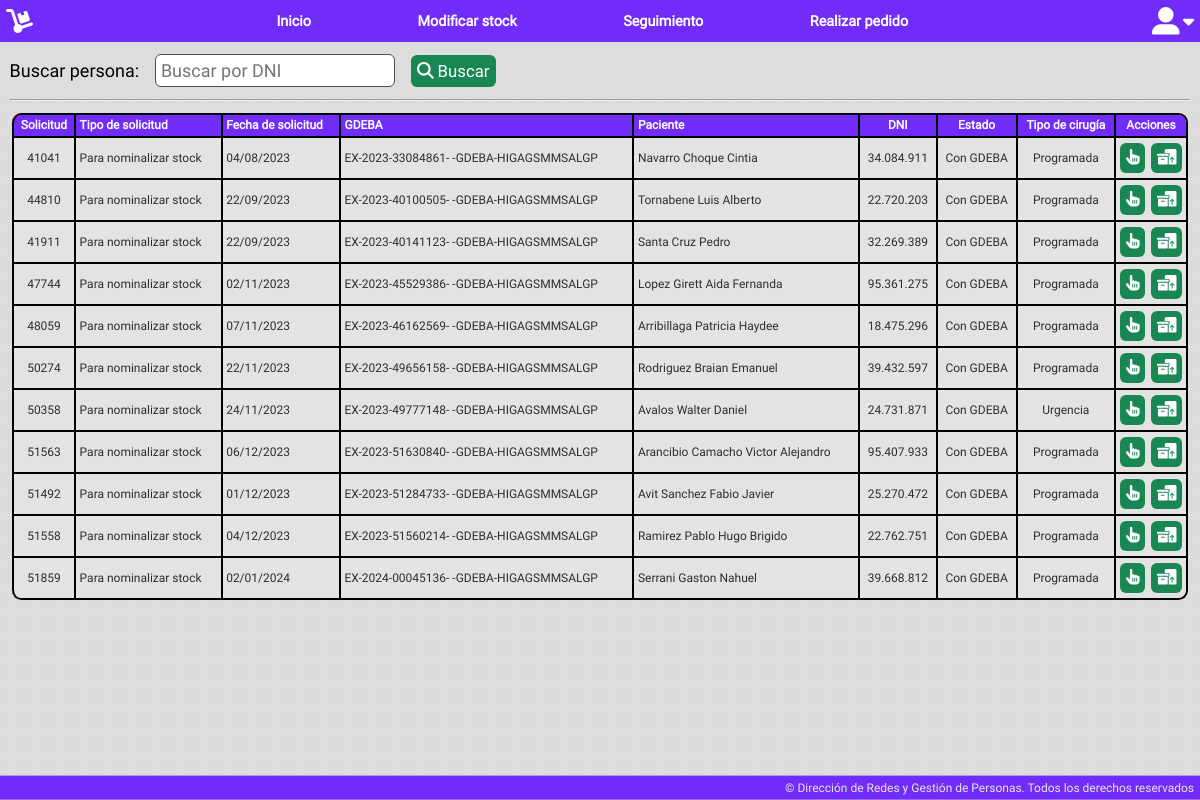
The app's page /app/search/expediente.php (signed in) with its own data.
### tables this page shows
CREATE TABLE `solicitudes` (
  `id` int(11) NOT NULL,
  `solicitud` varchar(255) NOT NULL,
  `tipo_solicitud` varchar(255) NOT NULL,
  `fecha_solicitud` date NOT NULL,
  `GDEBA` varchar(255) NOT NULL,
  `items_JSON` longtext NOT NULL CHECK (json_valid(`items_JSON`)),
  `paciente` varchar(255) NOT NULL,
  `dni` varchar(255) NOT NULL,
  `domicilio` varchar(255) NOT NULL,
  `localidad` varchar(255) NOT NULL,
  `sexo` varchar(255) NOT NULL,
  `edad` varchar(255) NOT NULL,
  `tipoDoc` varchar(255) NOT NULL,
  `telefono` varchar(255) NOT NULL,
  `estado` varchar(255) NOT NULL,
  `tipo_cirugia` varchar(255) NOT NULL,
  `fecha_perfeccionamiento` date NOT NULL,
  `sol_provision` varchar(255) NOT NULL,
  `fecha_cirugia` date NOT NULL,
  `comentarios` longtext NOT NULL,
  `nomencladores` text NOT NULL,
  `categoriascie` text NOT NULL,
  `banco` varchar(255) NOT NULL,
  `firmante` varchar(255) NOT NULL,
  `intervencion` varchar(255) NOT NULL
);

### app/search/expediente.php (the view, shortened to what this page needs)
<?php
$db = new DB();
$pdo = $db->connect();
?>
<?php include_once "../../public/layouts/bases/header.php"; ?>
<link rel="stylesheet" href="/Banco/public/css/user.css">
<link rel="stylesheet" href="/Banco/public/css/table.css">
<div class="busqueda">
    <label for="campoBusqueda">Buscar persona:</label>
    <input id="campoBusqueda" name="campoBusqueda" type="text" placeholder="Buscar por DNI" oninput="formatDNI(this)">
    <button class="btn-verde" id="btnBuscar"><i class="fa-solid fa-magnifying-glass"></i> Buscar</button>
    <hr>
</div>
<article>
    <?php
    try {
        $stmt = $pdo->prepare("SELECT i.id, i.solicitud, i.tipo_solicitud, DATE_FORMAT(i.fecha_solicitud, '%d/%m/%Y') AS fecha_solicitud, i.GDEBA, i.paciente, i.dni, i.estado, i.tipo_cirugia FROM solicitudes i WHERE i.intervencion = 'archivo' ORDER BY i.id ASC");
        $stmt->execute();
        echo '<table id="tablaBase">';
        echo '<thead>';
        echo '<tr>';
        echo '<th style="text-align: center; vertical-align: middle;">Solicitud</th>';
        echo '<th>Tipo de solicitud</th>';
        echo '<th>Fecha de solicitud</th>';
        echo '<th>GDEBA</th>';
        echo '<th>Paciente</th>';
        echo '<th style="text-align: center; vertical-align: middle;">DNI</th>';
        echo '<th style="text-align: center; vertical-align: middle;">Estado</th>';
        echo '<th style="text-align: center; vertical-align: middle;">Tipo de cirugía</th>';
        echo '<th style="text-align: center; vertical-align: middle;">Acciones</th>';
        echo '</tr>';
        echo '</thead>';
        echo '<tbody>';
        while ($row = $stmt->fetch(PDO::FETCH_ASSOC)) {
            $id = $row['id'];
            $solicitud = $row['solicitud'];
            $tipo_solicitud = $row['tipo_solicitud'];
            $fecha_solicitud = $row['fecha_solicitud'];
            $GDEBA = $row['GDEBA'];
            $paciente = $row['paciente'];
            $dni = $row['dni'];
            $estado = $row['estado'];
            $tipo_cirugia = $row['tipo_cirugia'];
            echo '<tr>';
            echo '<td style="text-align: center; vertical-align: middle;">' . $solicitud . '</td>';
            echo '<td style="vertical-align: middle;">' . $tipo_solicitud . '</td>';
            echo '<td style="vertical-align: middle;">' . $fecha_solicitud . '</td>';
            echo '<td style="vertical-align: middle;">' . $GDEBA . '</td>';
            echo '<td style="vertical-align: middle;">' . $paciente . '</td>';
            echo '<td style="text-align: center; vertical-align: middle;">' . $dni . '</td>';
            echo '<td style="text-align: center; vertical-align: middle;">' . $estado . '</td>';
            echo '<td style="text-align: center; vertical-align: middle;">' . $tipo_cirugia . '</td>';
            echo '<td style="vertical-align: middle; width: 6vw; text-align-last: justify;">
						<a class="btn-verde actionButton" style="font-size: 1.3vw;" href="/Banco/app/seguimiento/tramitar?idSol=' . $id . '" title="Ingresar a expediente"><i class="fa-solid fa-hand-pointer"></i></a>
                        <a class="btn-verde actionButton" style="font-size: 1.3vw;" title="Desarchivar expediente" href="/Banco/app/search/desarchivarSol.php?solicitudId='.$id.'"><i class="fa-solid fa-boxes-packing"></i></a>
							</td>';
            echo '</tr>';
        }
        echo '</tbody>';
        echo '</table>';
    } catch (PDOException $e) {
        echo 'Error: ' . $e->getMessage();
    }
    ?>
</article>
<?php include_once "../../public/layouts/bases/footer.php"; ?>

### public/css/header.css (style rules this page uses)
* { margin: 0; padding: 0; box-sizing: border-box; font-family: "Roboto", sans-serif; }
html { height: 100%; width: 100%; }
body { height: 100%; width: 100%; margin: 0; background-color: #dddddd; background-image: radial-gradient(#cfcfcfd4 0.1vw, transparent 0); background-size: 1vw 1vw; background-position: -19vw -19vw; }

### public/css/base.css (style rules this page uses)
:root { --color1: #5a24c7; --color2: #712cf9; --color3: #491da1; --color4: #37167a; --color5: #1b0b3b; }
article { padding: 1vw; width: 100%; min-height: calc(100% - 5.5vw); display: flex; flex-direction: column; color: #2e2e2e; font-size: 1vw; }
.btn-verde { color: #fff; background-color: #198754; border: #198754; padding: 0.5vw; border-radius: 0.5vw; font-size: 1vw; cursor: pointer; transition: all 0.15s ease-in-out; }
input, select, textarea { padding: 0.4vw; font-size: 1vw; border: 0.1vw #495057 solid; border-radius: 0.5vw; }

### public/css/user.css (style rules this page uses)
.busqueda { position: sticky; top: 3.5vw; background-color: #dddddd; background-image: radial-gradient(#cfcfcfd4 0.1vw, transparent 0); padding: 0 .8vw; width: 100%; }
article { min-height: calc(100% - 10.35vw); }
#campoBusqueda, label { font-size: 1.5vw; }
#campoBusqueda { margin: 1vw 1vw; }
.btn-verde { font-size: 1.4vw; }
td { height: 3.5vw; }

### public/css/table.css (style rules this page uses)
table { border: 0.2vw solid #000; border-collapse: separate; border-left: 0; border-radius: 0.8vw; border-spacing: 0px; width: 100%; font-size: 1vw; }
thead { display: table-header-group; vertical-align: middle; border-color: inherit; border-collapse: separate; background-color: var(--color2); border-radius: 0.8vw; color: #fff; }
tr { display: table-row; vertical-align: inherit; border-color: inherit; }
th, td { padding: 0.3vw; text-align: left; vertical-align: top; border-left: 0.2vw solid #000; }
td { border-top: 0.2vw solid #000; background-color: #e3e3e3; }
thead:first-child tr:first-child th:first-child, tbody:first-child tr:first-child td:first-child { border-radius: 0.7vw 0 0 0; }
thead:last-child tr:last-child th:first-child, tbody:last-child tr:last-child td:first-child { border-radius: 0 0 0 0.7vw; }
thead tr th:last-child { border-radius: 0 0.6vw 0 0; }
table tr:last-child td:last-child { border-radius: 0 0 0.7vw 0; }

### records on screen
solicitudes: solicitud "41041", tipo_solicitud "Para nominalizar stock", fecha_solicitud "04/08/2023", GDEBA "EX-2023-33084861- -GDEBA-HIGAGSMMSALGP", paciente "Navarro Choque Cintia", dni "34.084.911", estado "Con GDEBA", tipo_cirugia "Programada"
solicitudes: solicitud "44810", tipo_solicitud "Para nominalizar stock", fecha_solicitud "22/09/2023", GDEBA "EX-2023-40100505- -GDEBA-HIGAGSMMSALGP", paciente "Tornabene Luis Alberto", dni "22.720.203", estado "Con GDEBA", tipo_cirugia "Programada"
solicitudes: solicitud "41911", tipo_solicitud "Para nominalizar stock", fecha_solicitud "22/09/2023", GDEBA "EX-2023-40141123- -GDEBA-HIGAGSMMSALGP", paciente "Santa Cruz Pedro", dni "32.269.389", estado "Con GDEBA", tipo_cirugia "Programada"
solicitudes: solicitud "47744", tipo_solicitud "Para nominalizar stock", fecha_solicitud "02/11/2023", GDEBA "EX-2023-45529386- -GDEBA-HIGAGSMMSALGP", paciente "Lopez Girett Aida Fernanda", dni "95.361.275", estado "Con GDEBA", tipo_cirugia "Programada"
solicitudes: solicitud "48059", tipo_solicitud "Para nominalizar stock", fecha_solicitud "07/11/2023", GDEBA "EX-2023-46162569- -GDEBA-HIGAGSMMSALGP", paciente "Arribillaga Patricia Haydee", dni "18.475.296", estado "Con GDEBA", tipo_cirugia "Programada"
solicitudes: solicitud "50274", tipo_solicitud "Para nominalizar stock", fecha_solicitud "22/11/2023", GDEBA "EX-2023-49656158- -GDEBA-HIGAGSMMSALGP", paciente "Rodriguez Braian Emanuel", dni "39.432.597", estado "Con GDEBA", tipo_cirugia "Programada"
solicitudes: solicitud "50358", tipo_solicitud "Para nominalizar stock", fecha_solicitud "24/11/2023", GDEBA "EX-2023-49777148- -GDEBA-HIGAGSMMSALGP", paciente "Avalos Walter Daniel", dni "24.731.871", estado "Con GDEBA", tipo_cirugia "Urgencia"
solicitudes: solicitud "51563", tipo_solicitud "Para nominalizar stock", fecha_solicitud "06/12/2023", GDEBA "EX-2023-51630840- -GDEBA-HIGAGSMMSALGP", paciente "Arancibio Camacho Victor Alejandro", dni "95.407.933", estado "Con GDEBA", tipo_cirugia "Programada"
solicitudes: solicitud "51492", tipo_solicitud "Para nominalizar stock", fecha_solicitud "01/12/2023", GDEBA "EX-2023-51284733- -GDEBA-HIGAGSMMSALGP", paciente "Avit Sanchez Fabio Javier", dni "25.270.472", estado "Con GDEBA", tipo_cirugia "Programada"
solicitudes: solicitud "51558", tipo_solicitud "Para nominalizar stock", fecha_solicitud "04/12/2023", GDEBA "EX-2023-51560214- -GDEBA-HIGAGSMMSALGP", paciente "Ramirez Pablo Hugo Brigido", dni "22.762.751", estado "Con GDEBA", tipo_cirugia "Programada"
solicitudes: solicitud "51859", tipo_solicitud "Para nominalizar stock", fecha_solicitud "02/01/2024", GDEBA "EX-2024-00045136- -GDEBA-HIGAGSMMSALGP", paciente "Serrani Gaston Nahuel", dni "39.668.812", estado "Con GDEBA", tipo_cirugia "Programada"
